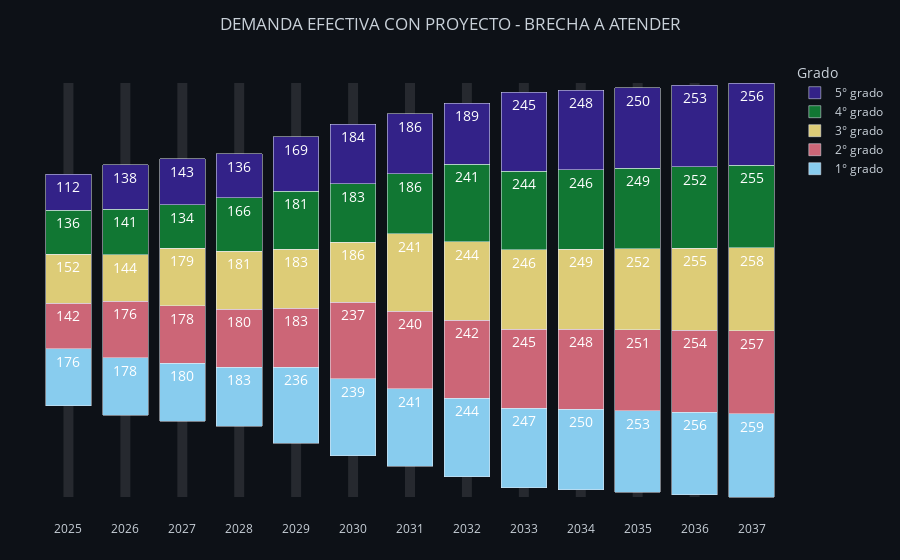

The notebook cell saved with this chart:
### Code cell
import pandas as pd
import plotly.graph_objects as go
from plotly.colors import qualitative, sequential
from pathlib import Path

# ─── PALETAS FIJAS PARA TODA LA TESIS ───────────────────────
PALETA_CATEGORICA = qualitative.Safe      # para categorías (etapas, niveles, regiones)
PALETA_NUMERICA   = sequential.Viridis    # para mapas, proporciones, ratios

# ─── 1. CARGA ────────────────────────────────────────────────
df = pd.read_excel(
    Path(r"Z:\02_Maestría UNI\I_TALLER DE PROYECTOS II\EXPOSICION\expo2_akira\data\data.xlsx"),
    sheet_name="demandacp"
)

# ─── 2. PIVOTEO Y ORDEN DE GRADOS ────────────────────────────
df["grado"] = df["grado"].astype(str) + "° grado"
orden = sorted(df["grado"].unique())
df_pivot = df.pivot(index="año", columns="grado", values="total").fillna(0)
df_pivot = df_pivot[orden]

# ─── 3. CENTRADO (CAMPANA) ───────────────────────────────────
totales = df_pivot.sum(axis=1)
bottoms = -totales / 2

# ─── 4. PALETA DE COLORES COHERENTE ──────────────────────────
color_map = {g: PALETA_CATEGORICA[i % len(PALETA_CATEGORICA)] for i, g in enumerate(orden)}

# ─── 5. CREACIÓN DEL GRÁFICO ─────────────────────────────────
fig = go.Figure()

for grado in orden:
    valores = df_pivot[grado]
    fig.add_bar(
        x=df_pivot.index,
        y=valores,
        base=bottoms,
        name=str(grado),
        marker_color=color_map[grado],
        text=valores,
        textposition="inside",
        textfont=dict(color="white", size=14)
    )
    bottoms += valores

# ─── 6. LÍNEAS VERTICALES POR AÑO ────────────────────────────
for año in df_pivot.index:
    fig.add_shape(
        type="line",
        x0=año, x1=año,
        y0=-totales.max() / 2,
        y1=totales.max() / 2,
        line=dict(color="rgba(255,255,255,0.1)", width=10),
        layer="below"
    )

# ─── 7. ESTILO GENERAL ───────────────────────────────────────
fig.update_layout(
    title="DEMANDA EFECTIVA CON PROYECTO - BRECHA A ATENDER",
    title_x=0.5,
    barmode="stack",
    xaxis=dict(tickmode='linear', dtick=1),
    yaxis_visible=False,
    xaxis_visible=True,
    yaxis_showticklabels=False,
    plot_bgcolor="#0d1117",
    paper_bgcolor="#0d1117",
    font=dict(color="#c9d1d9"),
    autosize=True,
    height=None,  # ← evita height fijo
    margin=dict(t=60, r=20, l=40, b=40),
    legend_title="Grado"
)

# ─── 8. EXPORTACIÓN A HTML ───────────────────────────────────
fig.write_html(r"Z:\02_Maestría UNI\I_TALLER DE PROYECTOS II\EXPOSICION\expo2_akira\docs\plots\demanda_efectiva_cp.html",
    full_html=True,
    include_plotlyjs="cdn",
    config={"responsive": True}
)

fig.show()

### Figure 1 — Plotly figure (JSON) as saved in the notebook; plotly's stock layout.template omitted (floating-point values rounded to 4 significant figures)
{"data": [{"base": [-359, -388.5, -407, -423, -476, -514.5, -547, -580, -613.5, -620.5, -627.5, -635, -642.5], "marker": {"color": "rgb(136, 204, 238)"}, "name": "1° grado", "text": [176.0, 178.0, 180.0, 183.0, 236.0, 239.0, 241.0, 244.0, 247.0, 250.0, 253.0, 256.0, 259.0], "textfont": {"color": "white", "size": 14}, "textposition": "inside", "type": "bar", "x": [2025, 2026, 2027, 2028, 2029, 2030, 2031, 2032, 2033, 2034, 2035, 2036, 2037], "y": [176, 178, 180, 183, 236, 239, 241, 244, 247, 250, 253, 256, 259]}, {"base": [-183, -210.5, -227, -240, -240, -275.5, -306, -336, -366.5, -370.5, -374.5, -379, -383.5], "marker": {"color": "rgb(204, 102, 119)"}, "name": "2° grado", "text": [142.0, 176.0, 178.0, 180.0, 183.0, 237.0, 240.0, 242.0, 245.0, 248.0, 251.0, 254.0, 257.0], "textfont": {"color": "white", "size": 14}, "textposition": "inside", "type": "bar", "x": [2025, 2026, 2027, 2028, 2029, 2030, 2031, 2032, 2033, 2034, 2035, 2036, 2037], "y": [142, 176, 178, 180, 183, 237, 240, 242, 245, 248, 251, 254, 257]}, {"base": [-41, -34.5, -49, -60, -57, -38.5, -66, -94, -121.5, -122.5, -123.5, -125, -126.5], "marker": {"color": "rgb(221, 204, 119)"}, "name": "3° grado", "text": [152.0, 144.0, 179.0, 181.0, 183.0, 186.0, 241.0, 244.0, 246.0, 249.0, 252.0, 255.0, 258.0], "textfont": {"color": "white", "size": 14}, "textposition": "inside", "type": "bar", "x": [2025, 2026, 2027, 2028, 2029, 2030, 2031, 2032, 2033, 2034, 2035, 2036, 2037], "y": [152, 144, 179, 181, 183, 186, 241, 244, 246, 249, 252, 255, 258]}, {"base": [111, 109.5, 130, 121, 126, 147.5, 175, 150, 124.5, 126.5, 128.5, 130, 131.5], "marker": {"color": "rgb(17, 119, 51)"}, "name": "4° grado", "text": [136.0, 141.0, 134.0, 166.0, 181.0, 183.0, 186.0, 241.0, 244.0, 246.0, 249.0, 252.0, 255.0], "textfont": {"color": "white", "size": 14}, "textposition": "inside", "type": "bar", "x": [2025, 2026, 2027, 2028, 2029, 2030, 2031, 2032, 2033, 2034, 2035, 2036, 2037], "y": [136, 141, 134, 166, 181, 183, 186, 241, 244, 246, 249, 252, 255]}, {"base": [247, 250.5, 264, 287, 307, 330.5, 361, 391, 368.5, 372.5, 377.5, 382, 386.5], "marker": {"color": "rgb(51, 34, 136)"}, "name": "5° grado", "text": [112.0, 138.0, 143.0, 136.0, 169.0, 184.0, 186.0, 189.0, 245.0, 248.0, 250.0, 253.0, 256.0], "textfont": {"color": "white", "size": 14}, "textposition": "inside", "type": "bar", "x": [2025, 2026, 2027, 2028, 2029, 2030, 2031, 2032, 2033, 2034, 2035, 2036, 2037], "y": [112, 138, 143, 136, 169, 184, 186, 189, 245, 248, 250, 253, 256]}], "layout": {"autosize": true, "barmode": "stack", "font": {"color": "#c9d1d9"}, "legend": {"title": {"text": "Grado"}}, "margin": {"b": 40, "l": 40, "r": 20, "t": 60}, "paper_bgcolor": "#0d1117", "plot_bgcolor": "#0d1117", "shapes": [{"layer": "below", "line": {"color": "rgba(255,255,255,0.1)", "width": 10}, "type": "line", "x0": 2025, "x1": 2025, "y0": -642.5, "y1": 642.5}, {"layer": "below", "line": {"color": "rgba(255,255,255,0.1)", "width": 10}, "type": "line", "x0": 2026, "x1": 2026, "y0": -642.5, "y1": 642.5}, {"layer": "below", "line": {"color": "rgba(255,255,255,0.1)", "width": 10}, "type": "line", "x0": 2027, "x1": 2027, "y0": -642.5, "y1": 642.5}, {"layer": "below", "line": {"color": "rgba(255,255,255,0.1)", "width": 10}, "type": "line", "x0": 2028, "x1": 2028, "y0": -642.5, "y1": 642.5}, {"layer": "below", "line": {"color": "rgba(255,255,255,0.1)", "width": 10}, "type": "line", "x0": 2029, "x1": 2029, "y0": -642.5, "y1": 642.5}, {"layer": "below", "line": {"color": "rgba(255,255,255,0.1)", "width": 10}, "type": "line", "x0": 2030, "x1": 2030, "y0": -642.5, "y1": 642.5}, {"layer": "below", "line": {"color": "rgba(255,255,255,0.1)", "width": 10}, "type": "line", "x0": 2031, "x1": 2031, "y0": -642.5, "y1": 642.5}, {"layer": "below", "line": {"color": "rgba(255,255,255,0.1)", "width": 10}, "type": "line", "x0": 2032, "x1": 2032, "y0": -642.5, "y1": 642.5}, {"layer": "below", "line": {"color": "rgba(255,255,255,0.1)", "width": 10}, "type": "line", "x0": 2033, "x1": 2033, "y0": -642.5, "y1": 642.5}, {"layer": "below", "line": {"color": "rgba(255,255,255,0.1)", "width": 10}, "type": "line", "x0": 2034, "x1": 2034, "y0": -642.5, "y1": 642.5}, {"layer": "below", "line": {"color": "rgba(255,255,255,0.1)", "width": 10}, "type": "line", "x0": 2035, "x1": 2035, "y0": -642.5, "y1": 642.5}, {"layer": "below", "line": {"color": "rgba(255,255,255,0.1)", "width": 10}, "type": "line", "x0": 2036, "x1": 2036, "y0": -642.5, "y1": 642.5}, {"layer": "below", "line": {"color": "rgba(255,255,255,0.1)", "width": 10}, "type": "line", "x0": 2037, "x1": 2037, "y0": -642.5, "y1": 642.5}], "title": {"text": "DEMANDA EFECTIVA CON PROYECTO - BRECHA A ATENDER", "x": 0.5}, "xaxis": {"dtick": 1, "tickmode": "linear", "visible": true}, "yaxis": {"showticklabels": false, "visible": false}}}
